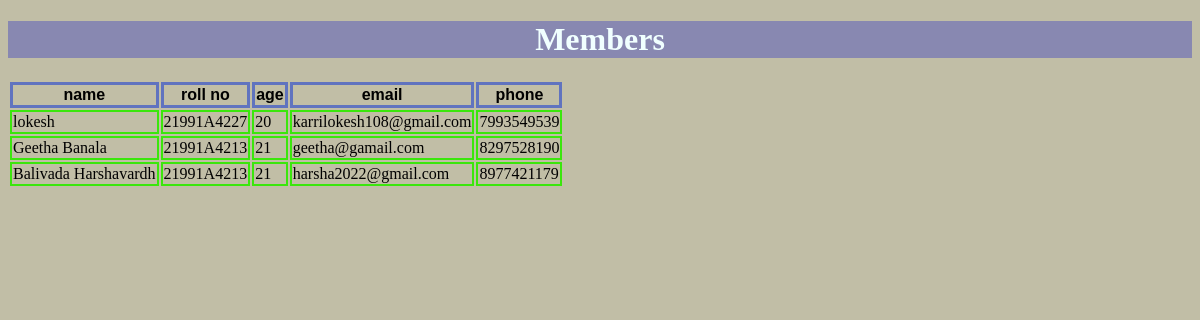
Page /student/members/ on the earlier database version.
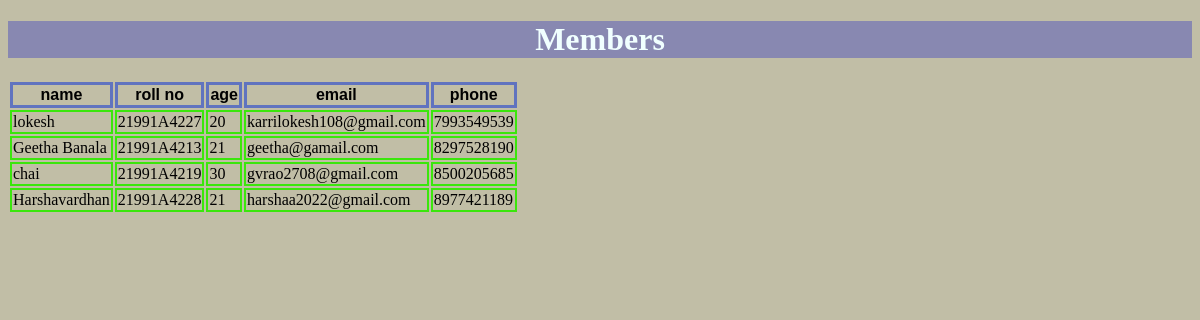
Same page on the later database version.
### stdapp/models.py (models this page shows, shortened)
class Student(models.Model):
    name = models.CharField(max_length=20)
    rollno = models.CharField(max_length=10, unique=True)
    age = models.IntegerField()
    email = models.EmailField(max_length=25)
    phone = models.IntegerField(null=True)
    class Meta:
        unique_together = ('rollno', 'email')

### stdapp/views.py (the view)
# urls.py: path('members/', views.members, name='members'),
def members(request):
    mydata = Student.objects.all()
    temp = loader.get_template('all_members.html')
    context = {'mydata': mydata}
    return HttpResponse(temp.render(context, request))

### stdapp/templates/all_members.html
<!DOCTYPE html>
<html>
  <head>
    {% load static %}
    <link rel="stylesheet" href="{% static 'mem.css' %}">
  </head>
  <body>
    <h1>Members</h1>
    <table>
      <tr>
        <th>name</th>
        <th>roll no</th>
        <th>age</th>
        <th>email</th>
        <th>phone</th>
      </tr>
      {% for x in mydata %}
      <tr>
        <td>{{ x.name }}</td>
        <td>{{ x.rollno }}</td>
        <td>{{ x.age }}</td>
        <td>{{ x.email }}</td>
        <td>{{ x.phone }}</td>
      </tr>
      {% endfor %}
    </table>
  </body>
</html>

### stdapp/static/mem.css (style rules this page uses)
h1 { text-align: center; color:azure; text-shadow: 2px 5px solid green; background-color: rgb(136, 136, 177); }
body { background-color: rgb(193, 190, 166); }
td { border:2px solid rgb(59, 230, 12); font-family: Georgia, 'Times New Roman', Times, serif; }
th { border: 3px solid rgb(96, 115, 191); gap: none; margin:0; padding:none; font-family:'Franklin Gothic Medium', 'Arial Narrow', Arial, sans-serif }

Differences in the rows shown:
removed Student: name "Balivada Harshavardh", rollno "21991A4213", age "21", email "harsha2022@gmail.com", phone "8977421179"
added Student: name "chai", rollno "21991A4219", age "30", email "gvrao2708@gmail.com", phone "8500205685"
added Student: name "Harshavardhan", rollno "21991A4228", age "21", email "harshaa2022@gmail.com", phone "8977421189"
